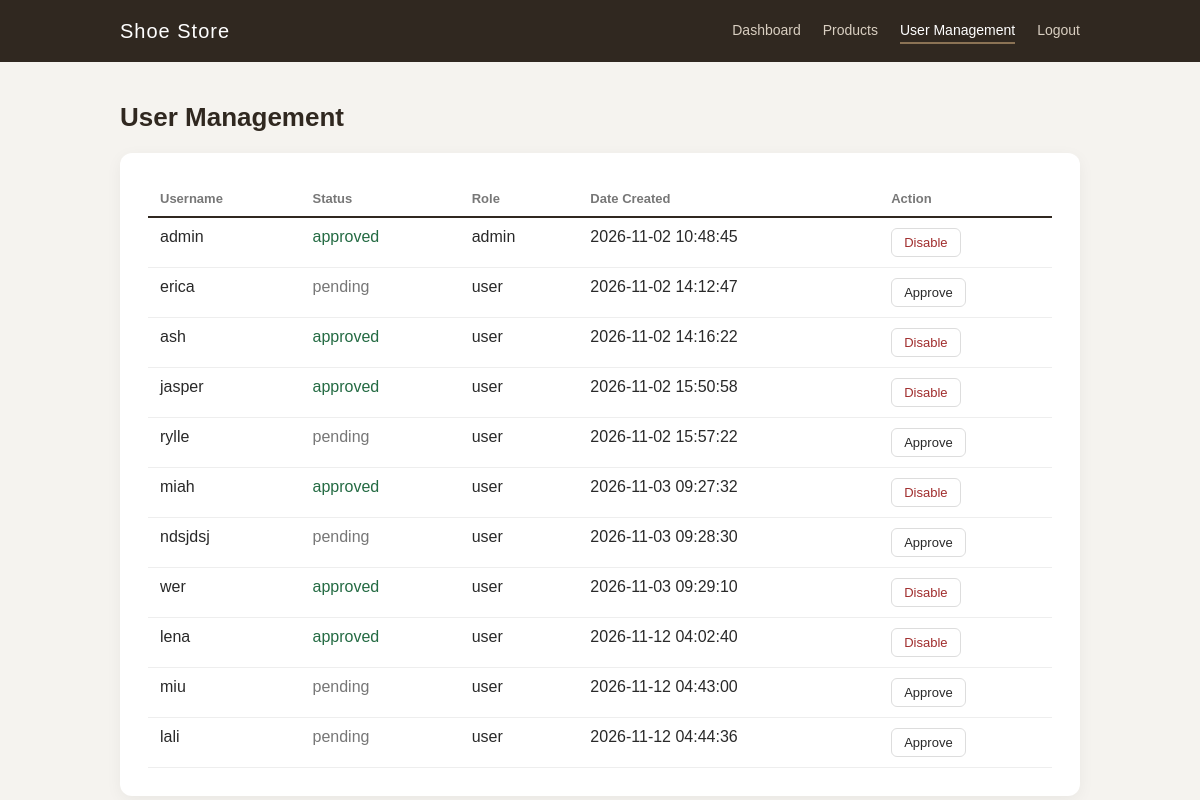
/users.php (signed in), run on the app's committed database.
### tables this page shows
CREATE TABLE `users` (
  `id` int(11) NOT NULL,
  `username` varchar(60) NOT NULL,
  `password` varchar(250) NOT NULL,
  `status` enum('pending','approved') NOT NULL DEFAULT 'pending',
  `role` enum('user','admin') NOT NULL DEFAULT 'user',
  `created_at` timestamp NOT NULL DEFAULT current_timestamp()
);

### config.php (called while the page is built, shortened)
<?php
  function h($str){
    return htmlspecialchars($str ?? '', ENT_QUOTES, 'UTF-8');
}
?>

### users.php (the view, shortened to what this page needs)
<?php
    require_once "config.php";
?>
<!DOCTYPE html>
<html lang="en">
<head>
    <link rel="stylesheet" href="style.css">
</head>
<body>
    <header class="topbar">
        <div class="wrap">
            <span class="brand">Shoe Store</span>
            <nav class="nav">
                <a href="dashboard.php">Dashboard</a>
                <a href="products.php">Products</a>
                <?php if($_SESSION['role'] === "admin"): ?>
                <a href="users.php" class="active">User Management</a>
                <?php endif; ?>
                <a href="logout.php">Logout</a>
            </nav>
        </div>
    </header>
    <div class="main wrap">
        <h1> User Management</h1>
        <div class="panel">
            <table>
                <thead>
                    <tr>
                        <th>Username</th>
                        <th>Status</th>
                        <th>Role</th>
                        <th>Date Created</th>
                        <th>Action</th>
                    </tr>
                </thead>
                <tbody>
                    <?php
                       $fetchquery = ("SELECT * FROM users");
                       $fetch = mysqli_query($connect, $fetchquery);
                       if(mysqli_num_rows($fetch) > 0){
                            while($user = mysqli_fetch_assoc($fetch)){
                        ?>
                             <tr>
                                    <td><?php echo h($user['username']); ?></td>
                                    <td class="status-<?php echo h($user['status']); ?>"><?php echo h($user['status']); ?></td>
                                    <td><?php echo h($user['role']); ?></td>
                                    <td><?php echo $user['created_at']; ?></td>
                                    <td>
                                        <?php if($user['status'] !== 'approved'): ?>
                                        <button onclick="window.location.href='approveuser.php?userid=<?php echo $user['id']; ?>'">Approve</button>
                                        <?php elseif($user['status'] === 'approved'): ?>
                                        <button class="btn-danger" onclick="window.location.href='disableuser.php?userid=<?php echo $user['id']; ?>'">Disable</button>
                                        <?php endif; ?>
                                    </td>
                                </tr>
                        <?php
                            }
                       }
                       else{
                    ?>
                        <tr>
                            <td colspan="5">No users found.</td>
                        </tr>
                        <?php
                       }
                    ?>
                </tbody>
            </table>
        </div>
    </div>
</body>
</html>

### style.css (style rules this page uses)
* { margin: 0; padding: 0; box-sizing: border-box; }
body { font-family: Arial, sans-serif; background: #f5f3ef; color: #292929; min-height: 100vh; }
.wrap { max-width: 1000px; margin: 0 auto; padding: 0 20px; }
.topbar { background: #302820; color: white; }
.topbar .wrap { display: flex; align-items: center; justify-content: space-between; gap: 20px; min-height: 62px; }
.brand { font-size: 20px; letter-spacing: 1px; }
.nav { display: flex; flex-wrap: wrap; gap: 22px; }
.nav a { color: #d9cfc1; text-decoration: none; font-size: 14px; padding: 4px 0; border-bottom: 2px solid transparent; }
.nav a.active { color: white; border-bottom-color: #8b7355; }
.main { margin-top: 40px; margin-bottom: 60px; }
.main h1 { font-size: 26px; margin-bottom: 20px; color: #302820; }
.panel { background: white; padding: 28px; margin-bottom: 24px; border-radius: 12px; box-shadow: 0 4px 16px rgba(0, 0, 0, 0.05); overflow-x: auto; }
.main table { width: 100%; border-collapse: collapse; }
.main th { padding: 10px 12px; text-align: left; font-size: 13px; color: #777; border-bottom: 2px solid #302820; white-space: nowrap; }
.main td { padding: 10px 12px; text-align: left; vertical-align: top; border-bottom: 1px solid #eee; }
.main td button { padding: 6px 12px; background: white; color: #292929; border: 1px solid #ddd; border-radius: 6px; font-size: 13px; cursor: pointer; }
.main td button.btn-danger { color: #a12e2e; }
.status-approved { color: #246b43; }
.status-pending { color: #777; }

### data on the page
users: username "admin", status "approved", role "admin", created_at "2026-11-02 10:48:45"
users: username "erica", status "pending", role "user", created_at "2026-11-02 14:12:47"
users: username "ash", status "approved", role "user", created_at "2026-11-02 14:16:22"
users: username "jasper", status "approved", role "user", created_at "2026-11-02 15:50:58"
users: username "rylle", status "pending", role "user", created_at "2026-11-02 15:57:22"
users: username "miah", status "approved", role "user", created_at "2026-11-03 09:27:32"
users: username "ndsjdsj", status "pending", role "user", created_at "2026-11-03 09:28:30"
users: username "wer", status "approved", role "user", created_at "2026-11-03 09:29:10"
users: username "lena", status "approved", role "user", created_at "2026-11-12 04:02:40"
users: username "miu", status "pending", role "user", created_at "2026-11-12 04:43:00"
users: username "lali", status "pending", role "user", created_at "2026-11-12 04:44:36"
